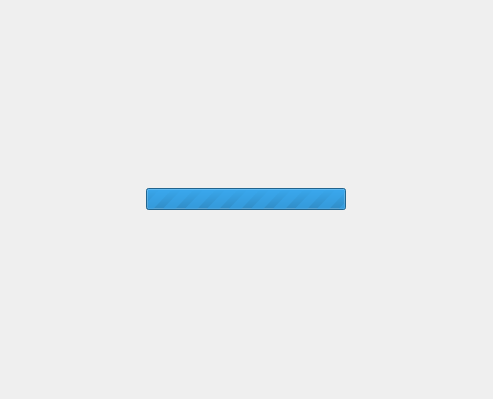
<?xml version="1.0" encoding="UTF-8"?>
<ui version="4.0">
 <class>Synergy::Internal::TasksDialog</class>
 <widget class="QDialog" name="Synergy::Internal::TasksDialog">
  <property name="geometry">
   <rect>
    <x>0</x>
    <y>0</y>
    <width>493</width>
    <height>399</height>
   </rect>
  </property>
  <property name="windowTitle">
   <string>Choose task</string>
  </property>
  <layout class="QGridLayout" name="gridLayout">
   <item row="0" column="0">
    <widget class="QStackedWidget" name="stackedWidget">
     <property name="currentIndex">
      <number>1</number>
     </property>
     <widget class="QWidget" name="page">
      <layout class="QVBoxLayout" name="verticalLayout_3">
       <item>
        <widget class="QScrollArea" name="scrollArea">
         <property name="widgetResizable">
          <bool>true</bool>
         </property>
         <widget class="QWidget" name="scrollAreaWidgetContents">
          <property name="geometry">
           <rect>
            <x>0</x>
            <y>0</y>
            <width>455</width>
            <height>330</height>
           </rect>
          </property>
          <layout class="QVBoxLayout" name="verticalLayout_2">
           <item>
            <widget class="QTreeWidget" name="treeWidget">
             <attribute name="headerVisible">
              <bool>false</bool>
             </attribute>
             <column>
              <property name="text">
               <string notr="true">1</string>
              </property>
             </column>
            </widget>
           </item>
          </layout>
         </widget>
        </widget>
       </item>
       <item>
        <layout class="QHBoxLayout" name="horizontalLayout">
         <property name="spacing">
          <number>30</number>
         </property>
         <item>
          <widget class="QPushButton" name="newTaskButton">
           <property name="text">
            <string>New Task</string>
           </property>
          </widget>
         </item>
         <item>
          <widget class="QPushButton" name="okButton">
           <property name="text">
            <string>Ok</string>
           </property>
          </widget>
         </item>
         <item>
          <widget class="QPushButton" name="cancelButton">
           <property name="text">
            <string>Cancel</string>
           </property>
          </widget>
         </item>
        </layout>
       </item>
      </layout>
     </widget>
     <widget class="QWidget" name="page_2">
      <layout class="QGridLayout" name="gridLayout_2">
       <property name="leftMargin">
        <number>100</number>
       </property>
       <property name="rightMargin">
        <number>100</number>
       </property>
       <item row="0" column="0">
        <widget class="QProgressBar" name="progressBar">
         <property name="maximumSize">
          <size>
           <width>200</width>
           <height>16777215</height>
          </size>
         </property>
         <property name="maximum">
          <number>0</number>
         </property>
         <property name="value">
          <number>0</number>
         </property>
         <property name="textVisible">
          <bool>false</bool>
         </property>
        </widget>
       </item>
      </layout>
     </widget>
    </widget>
   </item>
  </layout>
 </widget>
 <resources/>
 <connections/>
</ui>
